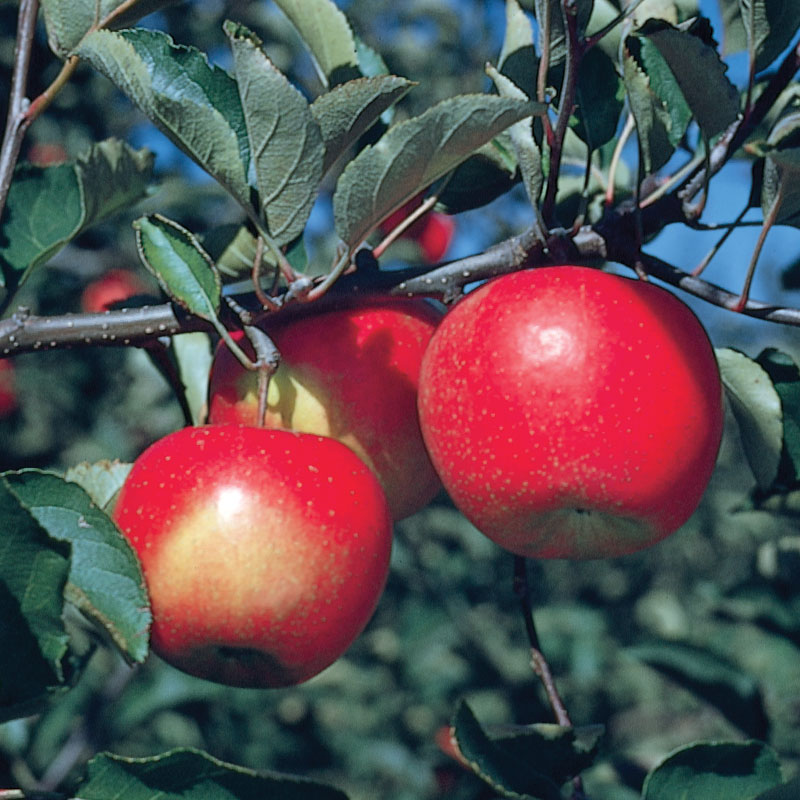
#> input picture train_zip/train/apple_13.jpg, 800 x 800 px, found by its file name; its folder holds 4 pictures in this run
$ jupyter execute --allow-errors explo.ipynb   (shell and % lines are left out)
#> lines starting #> are read from the running program, lines starting #| are printed output that depends on the picture
[cell 1]
# Importing modules
import numpy as np
import pandas as pd
import os
import matplotlib.pyplot as plt
import cv2
from sklearn.model_selection import train_test_split

np.random.seed(1)

[cell 2]
train_images = []
train_labels = []
shape = (200,200)
train_path = '../data/fruits-dataset/train_zip/train'

for filename in os.listdir('../data/fruits-dataset/train_zip/train'):
    if filename.split('.')[1] == 'jpg':
        img = cv2.imread(os.path.join(train_path,filename))
#> img is the input picture: shape (800, 800, 3); mean B, G, R 82.2, 78.4, 89.4

        # Spliting file names and storing the labels for image in list
        train_labels.append(filename.split('_')[0])

        # Resize all images to a specific shape
        img = cv2.resize(img,shape)
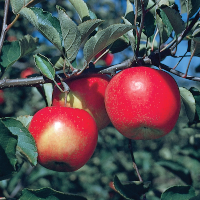
#> img: shape (200, 200, 3); mean B, G, R 82.4, 78.5, 89.5

        train_images.append(img)
#> pass 2 of the loop `for filename in os.listdir('../data/fruits-dataset/train_zip/train'):`:
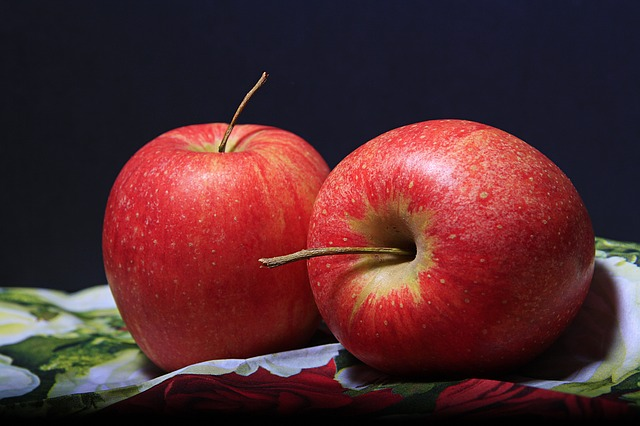
#> input picture train_zip/train/apple_21.jpg, 640 x 426 px, found by its file name
#> img is the input picture: shape (426, 640, 3); mean B, G, R 46.3, 42.8, 82.6
#> `img = cv2.resize(img,shape)`:
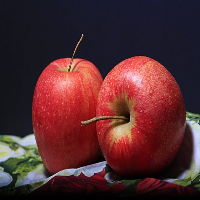
#> img: shape (200, 200, 3); mean B, G, R 46.3, 42.7, 82.5
#> pass 3 of the loop `for filename in os.listdir('../data/fruits-dataset/train_zip/train'):`:
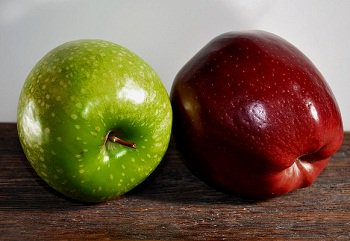
#> input picture train_zip/train/apple_25.jpg, 350 x 241 px, found by its file name
#> img is the input picture: shape (241, 350, 3); mean B, G, R 70.2, 96.5, 115
#> `img = cv2.resize(img,shape)`:
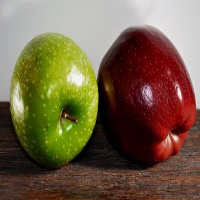
#> img: shape (200, 200, 3); mean B, G, R 70.1, 96.4, 114.9
#> the loop made 4 passes; the first 3 are shown

# Converting labels into One Hot encoded sparse matrix
train_labels = pd.get_dummies(train_labels).values

# Converting train_images to array
train_images = np.array(train_images)

# Splitting Training data into train and validation dataset
x_train,x_val,y_train,y_val = train_test_split(train_images,train_labels,random_state=1)
